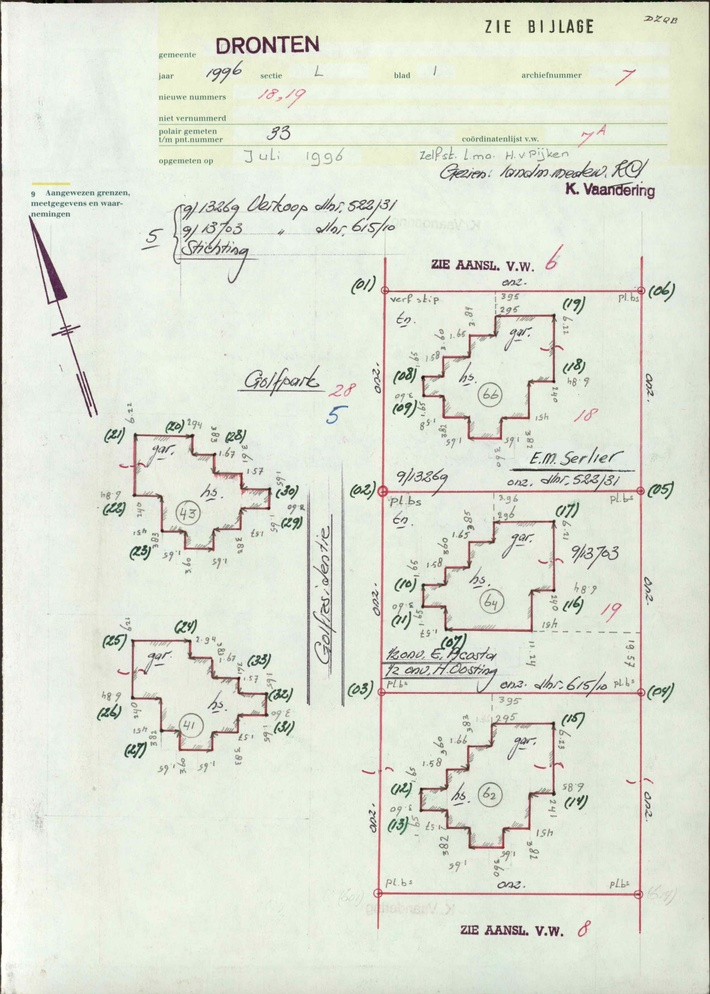
#> input picture input_images/VW_DTN01_L_00007_101000000000000000002038853600000.front.JPG, 710 x 994 px, shrunk from 2504 x 3506 before the run
$ python -i preprocess.py   (imports and definitions only)
#> lines starting #> are read from the running program, lines starting #| are printed output that depends on the picture; after the words box and inside, x2 and y2 are one past the last pixel; in counts of white or black regions, pixels touching at a corner belong together
import cv2
import numpy as np

def preprocess_image(image_path):
    img = cv2.imread(image_path, cv2.IMREAD_GRAYSCALE)
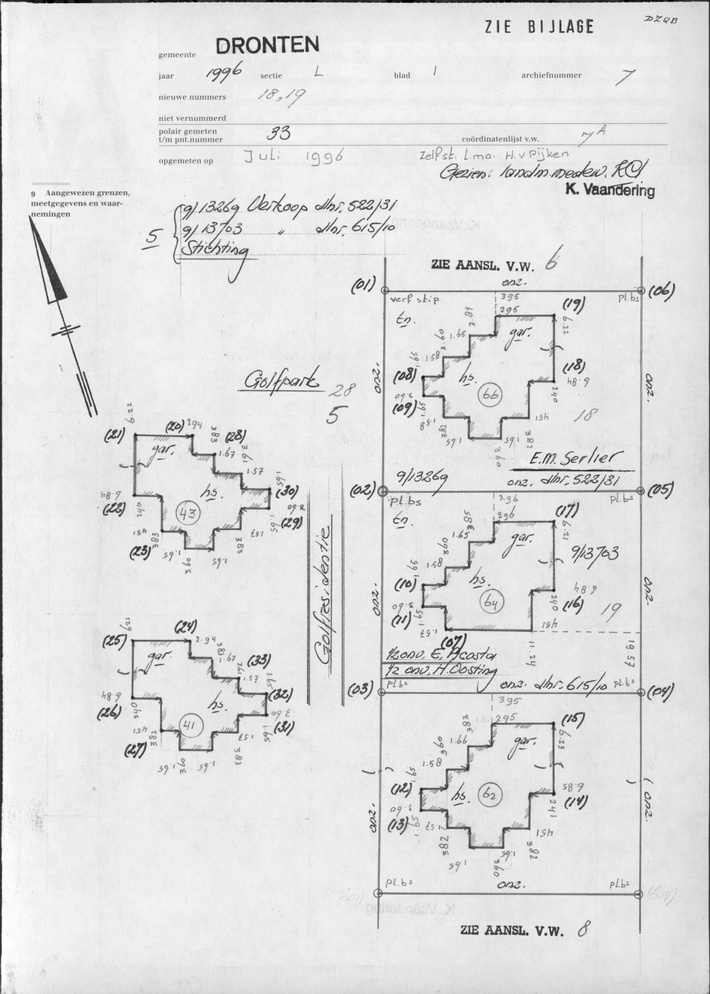
#> img: shape (994, 710); min 0, max 255, mean 224.8

    # Denoising: Reduce image noise using GaussianBlur
    blurred = cv2.GaussianBlur(img, (5, 5), 0)

    # Adaptive thresholding for better contrast and clearer lines
    binarized = cv2.adaptiveThreshold(blurred, 255, cv2.ADAPTIVE_THRESH_GAUSSIAN_C, cv2.THRESH_BINARY_INV, 11, 2)
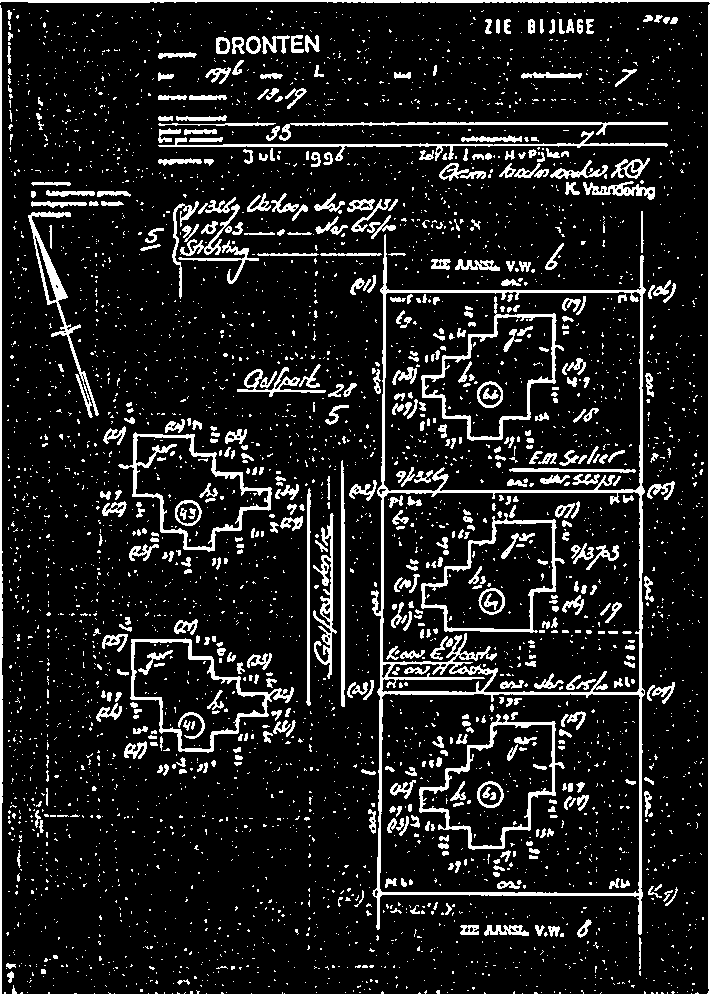
#> binarized: shape (994, 710); 11.8% white; 4151 white regions (3601 under 20 px), largest, box (x1, y1, x2, y2) and area: (371, 234, 646, 935) 9713, (0, 5, 3, 994) 2175, (118, 432, 272, 552) 2096

    # Morphological closing operation to clean small imperfections
    kernel = cv2.getStructuringElement(cv2.MORPH_RECT, (3, 3))
    cleaned = cv2.morphologyEx(binarized, cv2.MORPH_CLOSE, kernel, iterations=2)
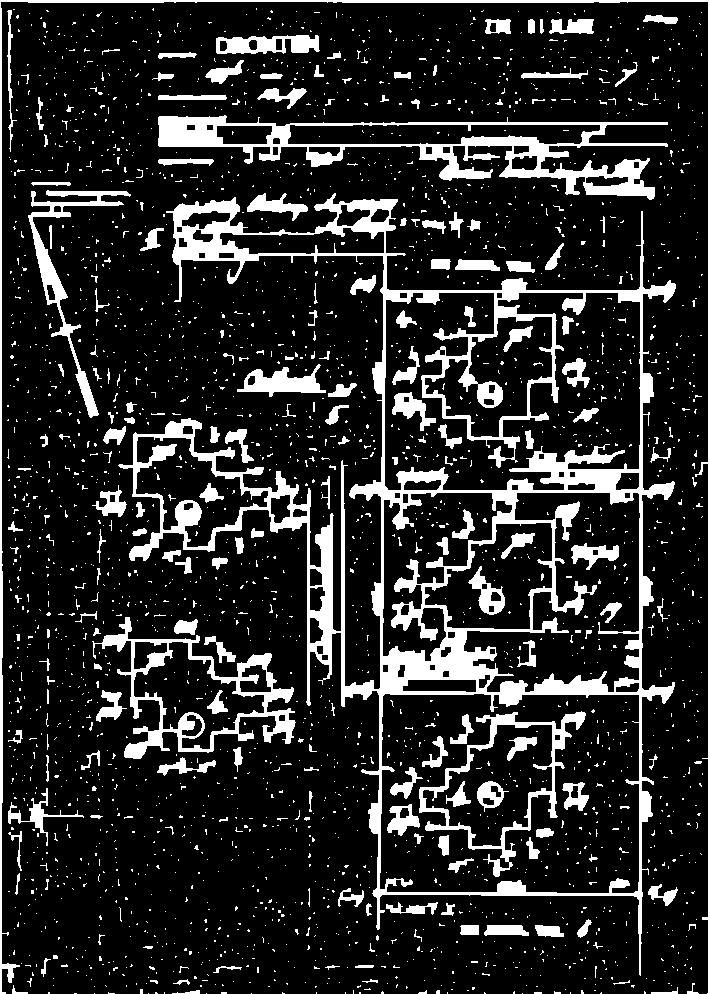
#> cleaned: shape (994, 710); 16% white; 2792 white regions (2586 under 20 px), largest, box (x1, y1, x2, y2) and area: (118, 193, 676, 976) 46202, (158, 115, 668, 200) 10251, (0, 0, 710, 994) 6263

    return cleaned

>>> result = preprocess_image('input_images/VW_DTN01_L_00007_101000000000000000002038853600000.front.JPG')
